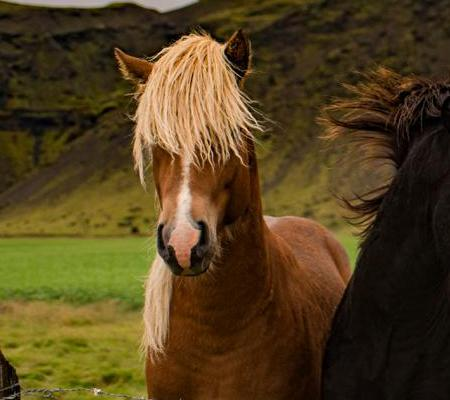
#> input picture Data/image_03.jpeg, 450 x 400 px, found by its file name
$ python numpy_processing.py
#> lines starting #> are read from the running program, lines starting #| are printed output that depends on the picture; after the words box and inside, x2 and y2 are one past the last pixel; in counts of white or black regions, pixels touching at a corner belong together
#!/usr/bin/env python
# coding: utf-8

# In[6]:


import numpy as np
from PIL import Image
import matplotlib.pyplot as plt
img=plt.imread("/Users/hammad/Desktop/image_03.jpeg")
#> img is the input picture: shape (400, 450, 3); mean R, G, B 83.1, 64.7, 29.9
#print(type(img))
plt.imshow(img)


# In[7]:


red=img[:,:,0]
red


# In[8]:


img1=Image.fromarray(red)
img1.show()


# In[16]:


re=img[:,:,1]
re


# In[17]:


img2=Image.fromarray(re)
img2.show()


# In[24]:


img3=np.flipud(img)
img3


# In[25]:


img4=Image.fromarray(img3)
img4


# In[26]:


img4=np.fliplr(img)
img4


# In[27]:


img5=Image.fromarray(img4)
img5


# In[31]:


im_gray = np.array(Image.open('/Users/hammad/Desktop/image_03.jpeg').convert('L'))
plt.imshow(im_gray)


# In[45]:


from PIL import Image
import numpy as np

im = np.array(Image.open('/Users/hammad/Desktop/image_03.jpeg'))

im_R = im.copy()
im_R[:, :, (1, 2)] = 0
im_G = im.copy()
im_G[:, :, (0, 2)] = 0
im_B = im.copy()
im_B[:, :, (0, 1)] = 0

im_RGB = np.concatenate((im_R, im_G, im_B), axis=1)
# im_RGB = np.hstack((im_R, im_G, im_B))
# im_RGB = np.c_['1', im_R, im_G, im_B]

pil_img = Image.fromarray(im_RGB)
plt.imshow(pil_img)


# In[58]:


import numpy as np
from PIL import Image

im = np.array(Image.open('/Users/hammad/Desktop/image_03.jpeg').resize((256, 256)))
im_i = 255 - im
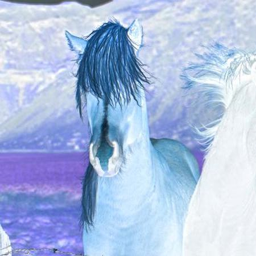
#> im_i: shape (256, 256, 3); mean R, G, B 171.9, 190.3, 225
plot=Image.fromarray(im_i)
plt.imshow(im_i)


# In[59]:


import numpy as np
from PIL import Image

im = np.array(Image.open('/Users/hammad/Desktop/image_03.jpeg').resize((256, 256)))

im_32 = im // 32 * 32
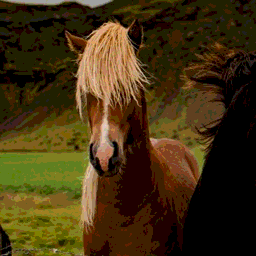
#> im_32: shape (256, 256, 3); mean R, G, B 67.2, 49.7, 17
im_128 = im // 128 * 128
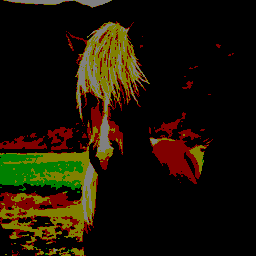
#> im_128: shape (256, 256, 3); mean R, G, B 27.1, 19.5, 3.9

im_dec = np.concatenate((im, im_32, im_128), axis=1)
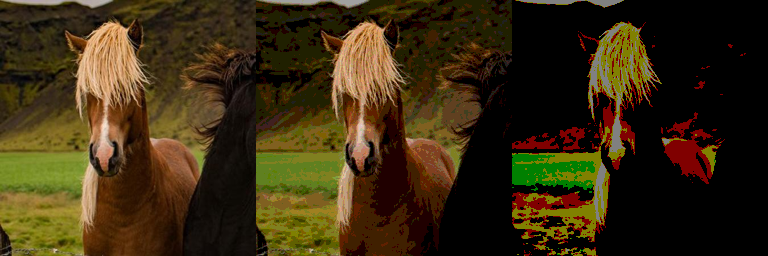
#> im_dec: shape (256, 768, 3); mean R, G, B 59.1, 44.6, 17
plot=Image.fromarray(im_dec)
plt.imshow(im_dec)


# In[76]:


import numpy as np
from PIL import Image

im_black = np.array(Image.open('/Users/hammad/Desktop/image_03.jpeg').convert('L'))
Tresh=30
im_bool = im_black > Tresh
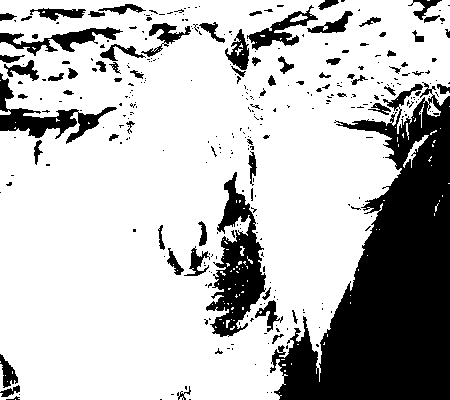
#> im_bool: shape (400, 450) bool; 74.3% white; 341 black regions (267 under 20 px), largest, box (x1, y1, x2, y2) and area: (270, 82, 450, 400) 29362, (206, 172, 266, 337) 4445, (0, 73, 117, 144) 2144
maxval = 255
im_bin = (im_black > Tresh) * maxval
plt.imshow(im_bin)


# In[99]:


import numpy as np
from PIL import Image
import matplotlib.pyplot as plt

im_black = np.array(Image.open('/Users/hammad/Desktop/image_03.jpeg').convert("L"))
plt.imshow(im_black,cmap="gray")


# In[102]:


Tresh=120
im_bool = im_black > Tresh
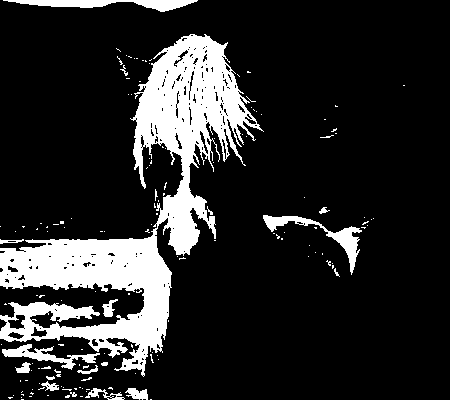
#> im_bool: shape (400, 450) bool; 16.5% white; 150 white regions (133 under 20 px), largest, box (x1, y1, x2, y2) and area: (0, 34, 264, 377) 25112, (3, 0, 198, 12) 1126, (263, 215, 362, 275) 1071
maxval = 255
im_bin = (im_black > Tresh) * maxval
plt.imshow(im_bin)


# In[32]:


import numpy as np
from PIL import Image
import matplotlib.pyplot as plt
img=plt.imread("/Users/hammad/Desktop/image_03.jpeg")
#print(type(img))
img=np.rot90(img,k=1, axes=(0,1))
#> img: shape (450, 400, 3)
plt.imshow(img)


# In[33]:


import numpy as np
from PIL import Image
import matplotlib.pyplot as plt
img=plt.imread("/Users/hammad/Desktop/image_03.jpeg")
#print(type(img))
img=np.rot90(img,k=2)
#> img: shape (400, 450, 3)
plt.imshow(img)


# In[34]:


import numpy as np
from PIL import Image
import matplotlib.pyplot as plt
img=plt.imread("/Users/hammad/Desktop/image_03.jpeg")
#print(type(img))
img=np.rot90(img,k=2, axes=(0,2))
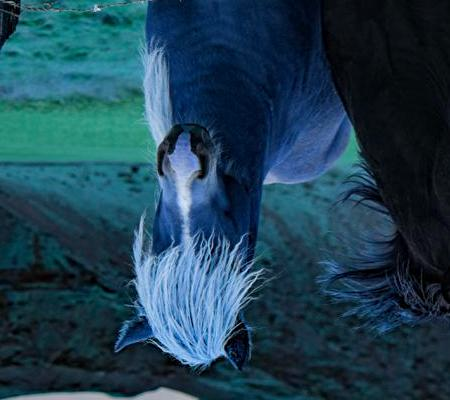
#> img: shape (400, 450, 3); mean R, G, B 29.9, 64.7, 83.1
plt.imshow(img)


# In[63]:


im = np.array(Image.open('/Users/hammad/Desktop/image_03.jpeg'))


# In[64]:


img=im[:,::-1,:]
plt.imshow(img)


# In[65]:


img=im[::-1,:,:]
plt.imshow(img)


# In[66]:


img=im[::-1,::-1,:]
plt.imshow(img)


# In[ ]:

$ run again, with Data/face-shape-today-main-181018.jpeg copied over Data/image_03.jpeg
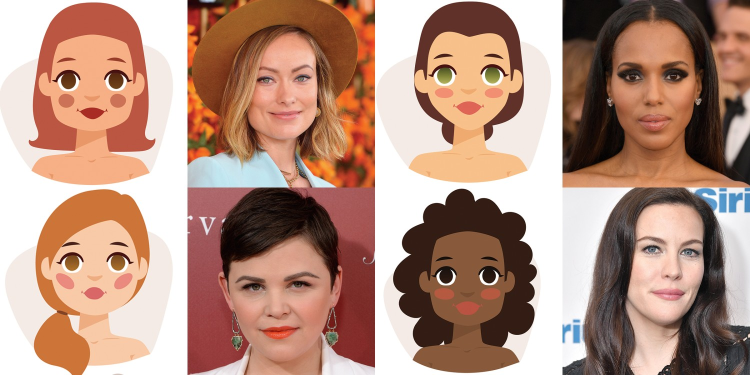
#> input picture Data/face-shape-today-main-181018.jpeg, 1500 x 750 px, found by its file name (shown at 1/2 size)
#> img is the input picture: shape (750, 1500, 3); mean R, G, B 181.4, 144.7, 128.3
#> `im_bool = im_black > Tresh`:
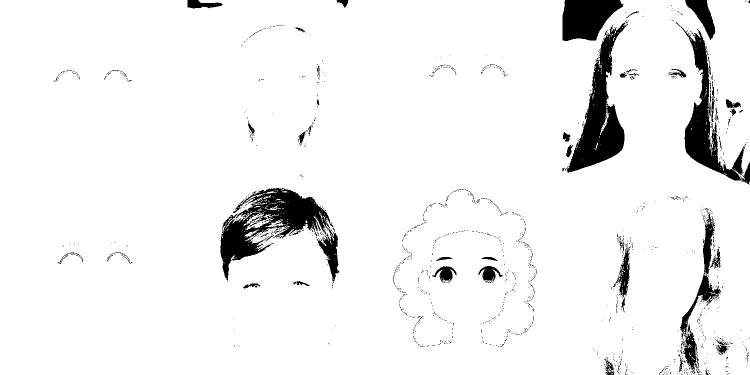
#> im_bool: shape (750, 1500) bool (shown at 1/2 size); 94.1% white; 1433 black regions (1371 under 20 px), largest, box (x1, y1, x2, y2) and area: (441, 376, 679, 570) 16667, (1134, 45, 1256, 345) 13389, (1352, 44, 1500, 370) 10516
#> `img=np.rot90(img,k=2, axes=(0,2))`:
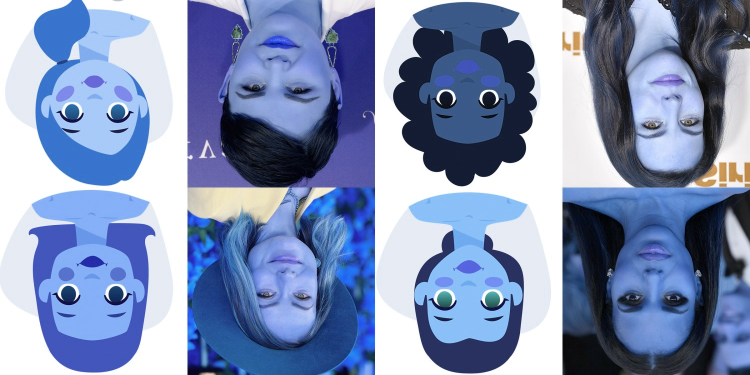
#> img: shape (750, 1500, 3) (shown at 1/2 size); mean R, G, B 128.3, 144.7, 181.4
